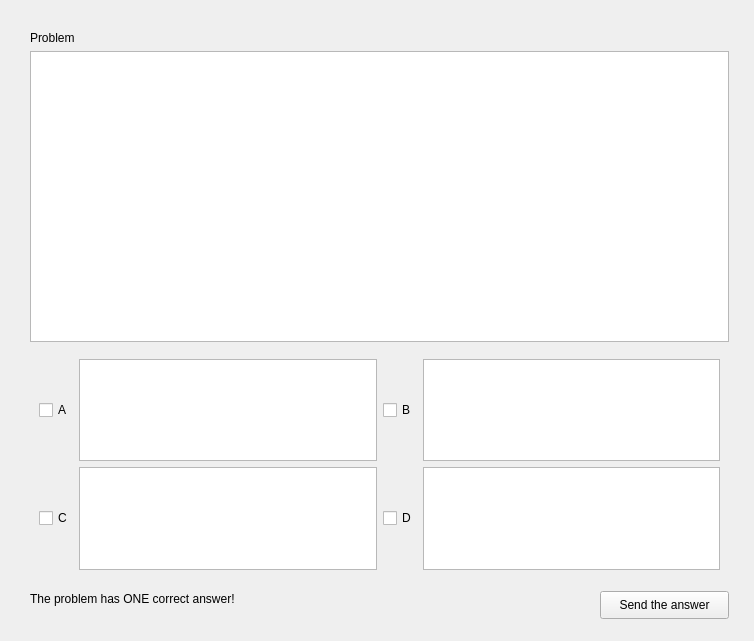
<?xml version="1.0" encoding="UTF-8"?>
<ui version="4.0">
 <class>AnsProbWindow</class>
 <widget class="QWidget" name="AnsProbWindow">
  <property name="geometry">
   <rect>
    <x>0</x>
    <y>0</y>
    <width>754</width>
    <height>641</height>
   </rect>
  </property>
  <property name="windowTitle">
   <string>Form</string>
  </property>
  <widget class="QLabel" name="lbl_single_multiple">
   <property name="geometry">
    <rect>
     <x>30</x>
     <y>591</y>
     <width>280</width>
     <height>16</height>
    </rect>
   </property>
   <property name="text">
    <string>The problem has ONE correct answer!</string>
   </property>
  </widget>
  <widget class="QPushButton" name="b_send">
   <property name="geometry">
    <rect>
     <x>600</x>
     <y>591</y>
     <width>129</width>
     <height>28</height>
    </rect>
   </property>
   <property name="text">
    <string>Send the answer</string>
   </property>
  </widget>
  <widget class="QTextBrowser" name="tb_prob">
   <property name="geometry">
    <rect>
     <x>30</x>
     <y>51</y>
     <width>699</width>
     <height>291</height>
    </rect>
   </property>
  </widget>
  <widget class="QWidget" name="layoutWidget">
   <property name="geometry">
    <rect>
     <x>39</x>
     <y>359</y>
     <width>681</width>
     <height>211</height>
    </rect>
   </property>
   <layout class="QGridLayout" name="gridLayout">
    <item row="0" column="0">
     <widget class="QCheckBox" name="cb_a">
      <property name="text">
       <string>A</string>
      </property>
     </widget>
    </item>
    <item row="0" column="2">
     <widget class="QCheckBox" name="cb_b">
      <property name="text">
       <string>B</string>
      </property>
     </widget>
    </item>
    <item row="1" column="0">
     <widget class="QCheckBox" name="cb_c">
      <property name="text">
       <string>C</string>
      </property>
     </widget>
    </item>
    <item row="1" column="3">
     <widget class="QTextBrowser" name="tb_d"/>
    </item>
    <item row="1" column="2">
     <widget class="QCheckBox" name="cb_d">
      <property name="text">
       <string>D</string>
      </property>
     </widget>
    </item>
    <item row="1" column="1">
     <widget class="QTextBrowser" name="tb_c"/>
    </item>
    <item row="0" column="3">
     <widget class="QTextBrowser" name="tb_b"/>
    </item>
    <item row="0" column="1">
     <widget class="QTextBrowser" name="tb_a_2"/>
    </item>
   </layout>
  </widget>
  <widget class="QLabel" name="lbl_prob">
   <property name="geometry">
    <rect>
     <x>30</x>
     <y>30</y>
     <width>56</width>
     <height>16</height>
    </rect>
   </property>
   <property name="text">
    <string>Problem</string>
   </property>
  </widget>
 </widget>
 <resources/>
 <connections/>
</ui>
